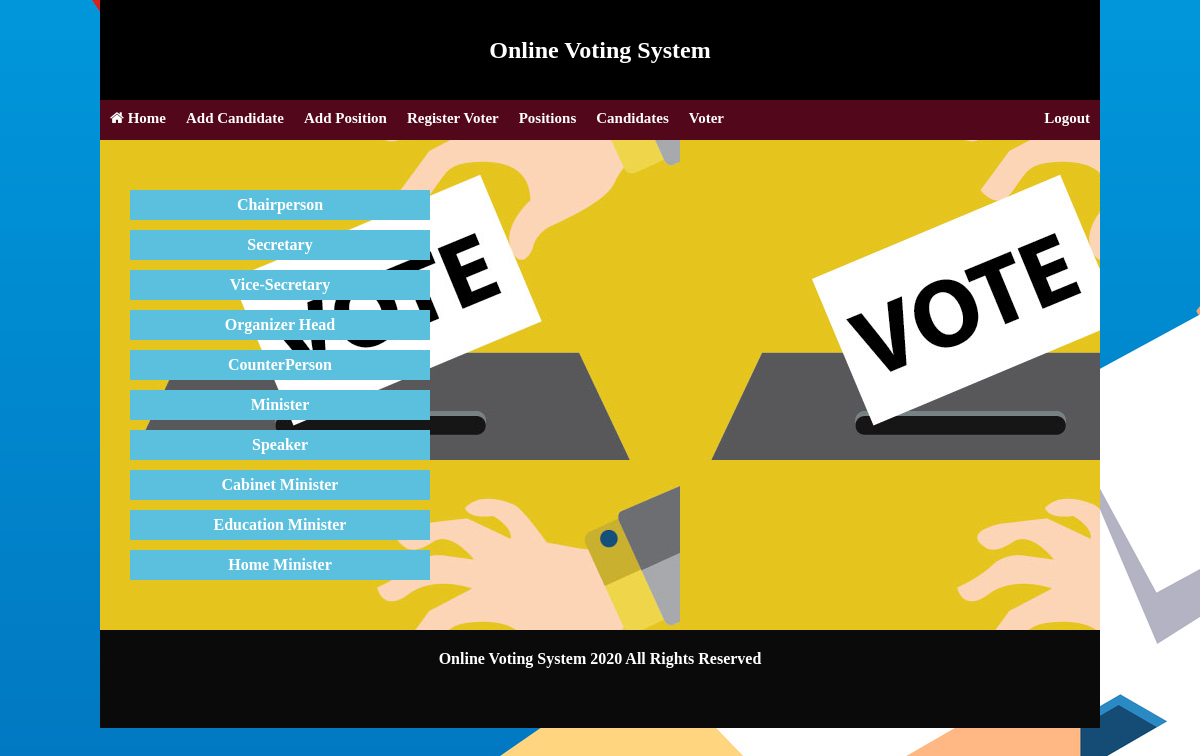
The app's page /onlinevotingsystemadmin.php?Positions with its own data.
### tables this page shows
CREATE TABLE `position` (
  `position_id` int(11) NOT NULL,
  `Position` varchar(20) NOT NULL
);

### Positions.php (the view)
<div class="viewcandidate" >
<?php
        include("databaseconnect.php");
		$sql = " SELECT * FROM `position` ";
		$qry = mysqli_query($connect, $sql);
        $position = "";
		while($row = mysqli_fetch_array($qry)) {
          $position .= "<li>".$row['Position']."</li>";
		}
	?>
<ul class="listCandidates"><?php echo $position ; ?></ul>
	</div>

### style.css (style rules this page uses)
* { margin:0; padding: 0; }
body { background-image:url("images/vote.jpg") }
.listCandidates { list-style-type: none; }
.listCandidates li { list-style-type: none; height: 30px; }
.listCandidates li { width:300px; text-align: center; background-color: #5bc0de; font-weight: bold; font-family: vgerdana; margin-bottom: 10px; line-height: 30px; color:white; }
.viewcandidate { margin-top: 50px; margin-bottom: 50px; padding-left: 30px; }

### records on screen
position: Position "Chairperson"
position: Position "Secretary"
position: Position "Vice-Secretary"
position: Position "Organizer Head"
position: Position "CounterPerson"
position: Position "Minister"
position: Position "Speaker"
position: Position "Cabinet Minister"
position: Position "Education Minister"
position: Position "Home Minister"

### other values on screen
Date('Y') "2020"
